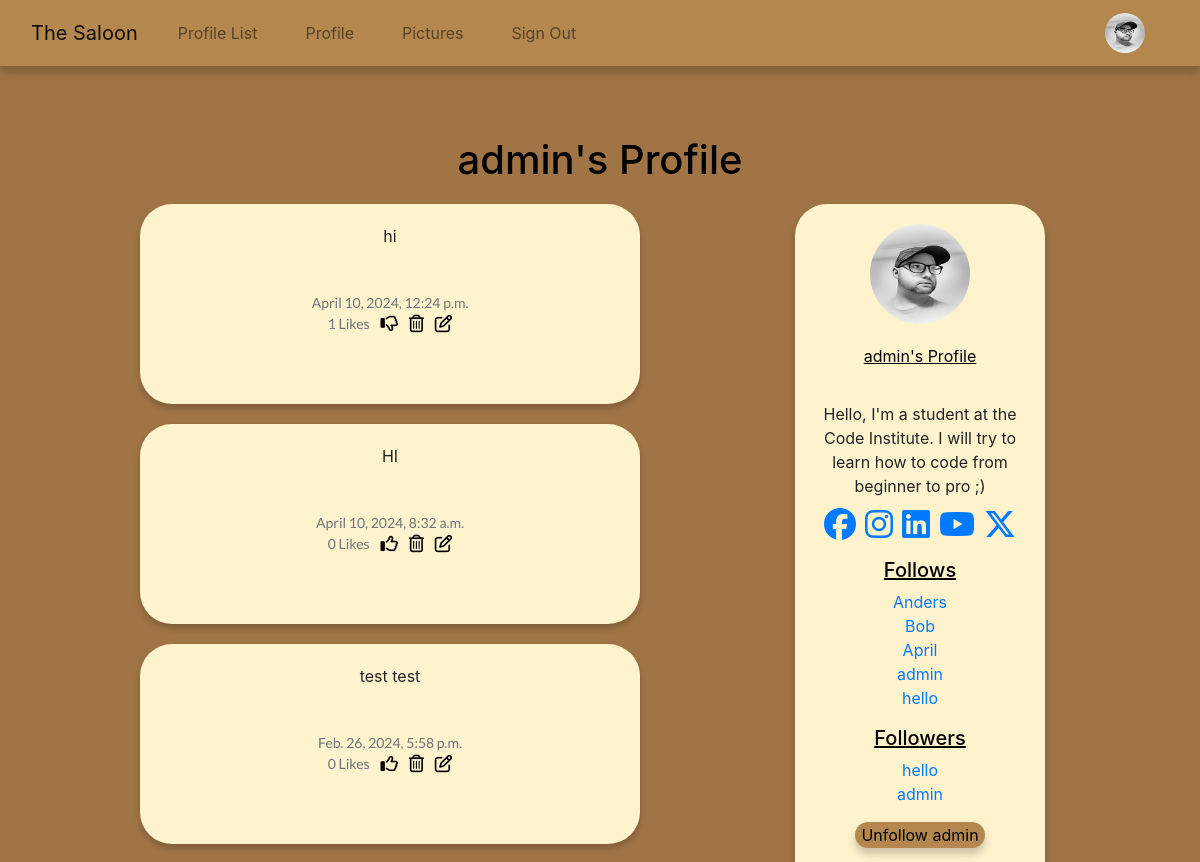
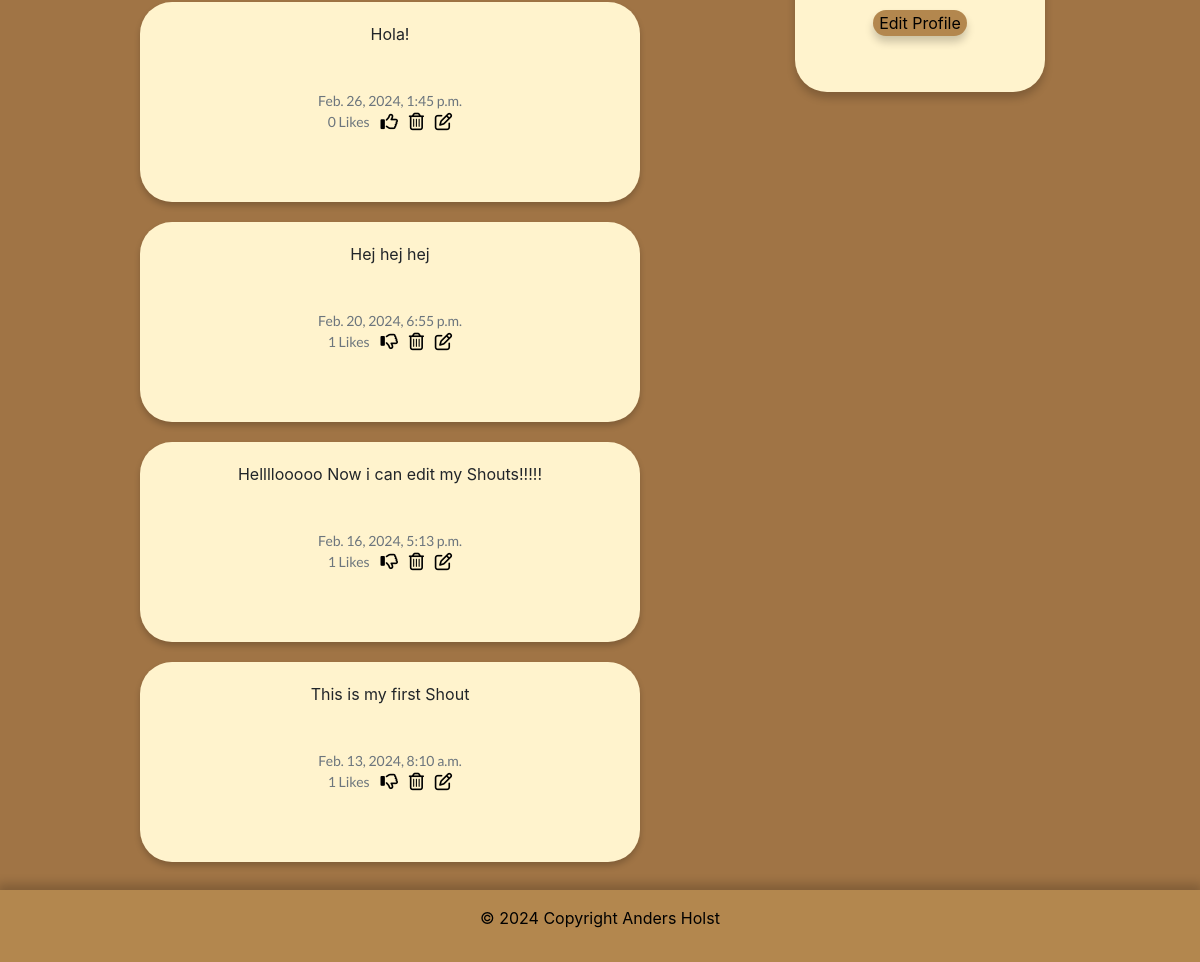
Screenshot of /profile/1 (signed in) with the database file from the repository (2 pictures, top to bottom).
### the_saloon/models.py (models this page shows, shortened)
class Profile(models.Model):
    user = models.OneToOneField(User, on_delete=models.CASCADE)
    follows = models.ManyToManyField("self",
                                     related_name="followed_by",
                                     symmetrical=False, blank=True)
    date_modified = models.DateTimeField(User, auto_now=True)
    profile_image = models.ImageField(
        null=True, blank=True, upload_to="media/image")
    profile_bio = models.CharField(null=True, blank=True, max_length=500)
    facebook_link = models.CharField(null=True, blank=True, max_length=100)
    instagram_link = models.CharField(
        null=True, blank=True, max_length=100)
    linkedin_link = models.CharField(null=True, blank=True, max_length=100)
    youtube_link = models.CharField(null=True, blank=True, max_length=100)
    x_link = models.CharField(null=True, blank=True, max_length=100)
    def __str__(self):
        return self.user.username

class Shout(models.Model):
    user = models.ForeignKey(
        User, related_name="shouts",
        on_delete=models.DO_NOTHING
    )
    body = models.CharField(max_length=200)
    created_at = models.DateTimeField(auto_now_add=True)
    likes = models.ManyToManyField(User, related_name="shout_like", blank=True)
    def number_of_likes(self):
        return self.likes.count()

### the_saloon/views.py (the view, shortened to what this page needs)
# urls.py: path('profile/<int:pk>', views.profile, name='profile'),
def profile(request, pk):
    if request.user.is_authenticated:
        profile = Profile.objects.get(user_id=pk)
        shouts = Shout.objects.filter(user_id=pk).order_by("-created_at")
        return render(request, "profile.html", {"profile": profile,
                                                "shouts": shouts})
    else:
        messages.success(request, ("You must login to see this page..."))
        return redirect('home')

### the_saloon/templates/profile.html (shortened to what this page needs)
{% extends 'base.html' %}
{% load static %}
{% block content %}
{% if profile %}
<div class="conta text-center">
  <h1 class="profile">{{ profile.user.username }}'s Profile</h1>
  <div class="row margin-right: 0;">
    <div class="col-md-8">
      {% if shouts%}
      {% for shout in shouts %}
      <div class="alerted" role="alert">
        {{ shout.body }}<br/><br/>
        <small class="text-muted" style="font-family: Lato, serif;">
          {{ shout.created_at }}
          <br/>
          {{ shout.number_of_likes }} Likes
          &nbsp;&nbsp;
          {% if user in shout.likes.all %}
          <a href="{% url 'shout_like' shout.id %}"></a>
          {% else %}
          <a href="{% url 'shout_like' shout.id %}"></a>
          {% endif %}
          {% if request.user.username == profile.user.username %}
          <a href="{% url 'delete_shout' shout.id %}"></a>
          <a href="{% url 'edit_shout' shout.id %}"></a>
          {% endif %}
        </small>
      </div>
      {% endfor %}
      {% endif %}
    </div>
    <div class="profile-bio">
      <div class=" image d-flex flex-column
                justify-content-center align-items-center">
        {% if profile.profile_image %}
        <img src="{{ profile.profile_image.url }}" height="100" width="100" class="profile rounded-circle"
          alt="profile_image">
        {% else %}
        <img src="{% static 'images/cowboy.png' %}" height="100" width="100" class="profile rounded-circle"
          alt="profile_image">
        {% endif %}
        <span class="name mb-4">
          {{ profile.user.username }}'s Profile
        </span>
        {% if profile.profile_bio %}
        <div class="bio">
          <span>
          {{ profile.profile_bio}}
          </span>
        </div>
        {% endif %}
        <div class="gap-3 mb-3 icons d-flex flex-row
            justify-content-center align-items-center">
          {% if profile.facebook_link %}
          <a href="{{ profile.facebook_link }}" target="new">
            <i class="face fa-2x fa-brands fa-facebook"></i></a>
          {% endif %}
          {% if profile.instagram_link %}
          <a href="{{ profile.instagram_link }}" target="new"><i class="inst fa-2x fa-brands fa-instagram"></i></a>
          {% endif %}
          {% if profile.linkedin_link %}
          <a href="{{ profile.linkedin_link }}" target="new"><i class="link fa-2x fa-brands fa-linkedin"></i></a>
          {% endif %}
          {% if profile.youtube_link %}
          <a href="{{ profile.youtube_link }}" target="new"><i class="you fa-2x fa-brands fa-youtube"></i></a>
          {% endif %}
          {% if profile.x_link %}
          <a href="{{ profile.x_link }}" target="new"><i class="x fa-2x fa-brands fa-x-twitter"></i></a>
          {% endif %}
        </div>
        <h5 class="follow"> Follows </h5>
        <p class="card-text">{% for following in profile.follows.all %}
          <a href="{% url 'profile' following.user.id %}">{{ following }}</a><br/>
          {% endfor %}
        <h5 class="follow"> Followers </h5>
        <p class="card-text">{% for following in profile.followed_by.all %}
          <a href="{% url 'profile' following.user.id %}">{{ following }}</a><br/>
          {% endfor %}
        <form method=POST>
          {% if profile in user.profile.follows.all %}
          <button class="btn-profile btn-outline" name="follow" value="unfollow" type="submit">
            Unfollow {{ profile.user.username|lower}}
          </button>
          {% else %}
          <button class="btn-profile btn-outline" name="follow" value="follow" type="submit">
            Follow {{ profile.user.username|lower}}
          </button>
          {% endif %}
          <br/><br/>
          {% if request.user.id == profile.user.id %}
          <button class="btn-profile btn-outline">
            <a class="edit" href="{% url 'update_user' %}">Edit Profile</a>
          </button>
          {% endif %}
        </form>
      </div>
    </div>
  </div>
</div>
{% endif %}
{% endblock %}

### the_saloon/templates/navbar.html (shortened to what this page needs)
{% load static %}
<nav class="navbar navbar-expand-lg navbar-light navbar sticky-top">
  <div class="container-fluid">
    <a class="navbar-brand" href="{% url 'home' %}">The Saloon</a>
    <div class="collapse navbar-collapse" id="navbarSupportedContent">
      <ul class="navbar-nav me-auto mb-2 mb-lg-0">
        <li class="nav-item mx-3">
          <a class="nav-link" href="{% url 'profile_list' %}">Profile List</a>
        </li>
        {% if user.is_authenticated %}
        <li class="nav-item mx-3">
          <a class="nav-link" href="{% url 'profile' request.user.id %}">Profile</a>
        </li>
        <li class="nav-item mx-3">
          <a class="nav-link" href="{% url 'upload_image' %}">Pictures</a>
        </li>
        <li class="nav-item mx-3">
          <a class="nav-link" href="{% url 'logout' %}">Sign Out</a>
        </li>
        {% endif %}
      </ul>
      {% if request.user.is_authenticated %}
        <ul class="navbar-nav ml-auto">
          <li class="nav-link navbar-brand">
            {% if profile.profile_image %}
            <a href="{% url 'profile' request.user.id %}">
              <img src="{{ user.profile.profile_image.url }}" class="rounded-circle"
               width="40" height="40" alt="profile_image"></a>
               {% else %}
            <a href="{% url 'profile' request.user.id %}">
              <img src="{% static 'images/cowboy.png' %}" height="40" width="40" class="rounded-circle"
              alt="profile_image"></a>
              {% endif %}
          </li>
        </ul>
      {% endif %}
    </div>
  </div>
</nav>

### social/static/css/style.css (style rules this page uses)
body { background-color: #A07445; margin-bottom: 80px; }
a.navbar-brand { color: black; }
nav.navbar { background-color: #B3874E; box-shadow: 0 6px 8px 0 rgba(0,0,0,.2); }
div.col-md-8 { display:grid; align-items: center; justify-content: center; }
h1.profile { color: black; margin-bottom: 20px; margin-top: 70px; }
div.alerted { display: flex; background-color: #FFF3CD; box-shadow: 0 4px 6px 0 rgba(0,0,0,.2); border-radius: 2rem; width: 500px; height: 200px; margin-bottom: 20px; padding-top: 20px; flex-direction: column; }
div.profile-bio { text-align: center; background-repeat: no-repeat; background-position: 50% 50%; background-size: cover; width: 250px; height: 750px; background-color: #FFF3CD; box-shadow: 0 6px 8px 0 rgba(0,0,0,.2); border-radius: 2rem; }
.row { margin-right: 0 !important; }
div.bio { text-align: center; padding: 10px; }
img.profile { margin-top: 20px; margin-bottom: 20px; }
span.name { color: black; text-decoration: underline; }
small.text-muted { margin-top: 20px; }
h5.follow { color: black; text-decoration: underline; }
button.btn-profile { background-color:#B3874E; border: none; box-shadow: 0 6px 8px 0 rgba(0,0,0,.2); border-radius: 2rem; color: black; }
a.edit { color: black; }

### rows the page displays
Profile: user.username "admin", profile_image (picture), profile_bio "Hello, I'm a student at the Code Institute. I will try to learn how to code from beginner to pro ;)"
Shout: body "hi", created_at "April 10, 2024, 12:24 p.m.", number_of_likes "1"
Shout: body "HI", created_at "April 10, 2024, 8:32 a.m.", number_of_likes "0"
Shout: body "test test", created_at "Feb. 26, 2024, 5:58 p.m.", number_of_likes "0"
Shout: body "Hola!", created_at "Feb. 26, 2024, 1:45 p.m.", number_of_likes "0"
Shout: body "Hej hej hej", created_at "Feb. 20, 2024, 6:55 p.m.", number_of_likes "1"
Shout: body "Hellllooooo Now i can edit my Shouts!!!!!", created_at "Feb. 16, 2024, 5:13 p.m.", number_of_likes "1"
Shout: body "This is my first Shout", created_at "Feb. 13, 2024, 8:10 a.m.", number_of_likes "1"
Profile: user.username "Anders"
Profile: user.username "Bob"
Profile: user.username "April"
Profile: user.username "hello"
